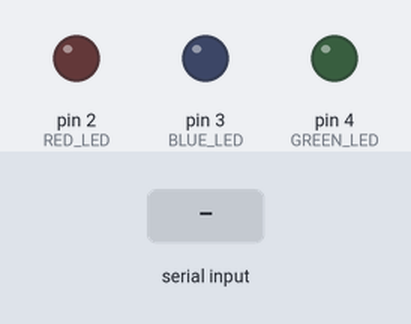
Bench run of a program on a simulated Arduino Uno, built with avr-gcc and run on an emulated ATmega328P. On the bench: output pins drawn as LEDs (lit = HIGH). The inputs (shaded band) are chosen by the test bench. What the program prints to the serial monitor is not drawn.

Above: at 1.3 s.
1.4 s: "red" received over Serial
At 3.0 s:
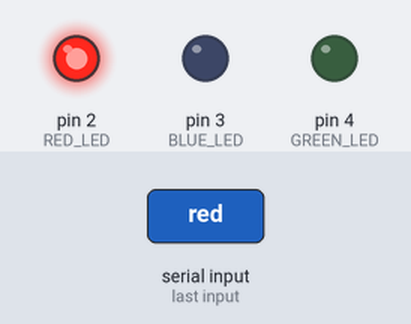
3.9 s: "blue" received over Serial
At 6.1 s:
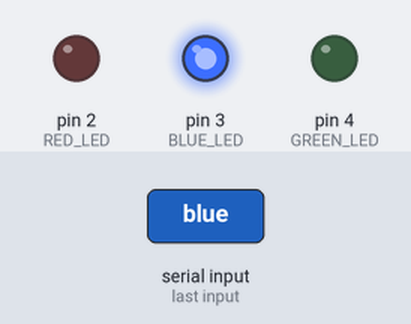
6.4 s: "green" received over Serial
At 8.1 s:
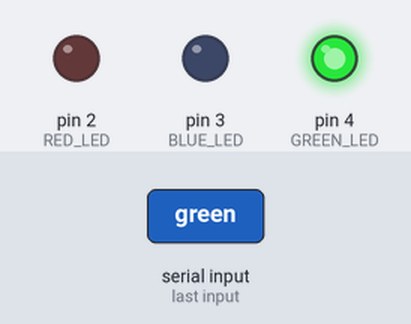
8.9 s: "1" received over Serial
At 11.0 s:
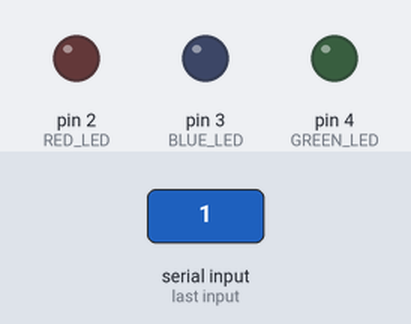
Timing chart, 0 to 12.4 s (numbered marks = the images above; inputs shaded):
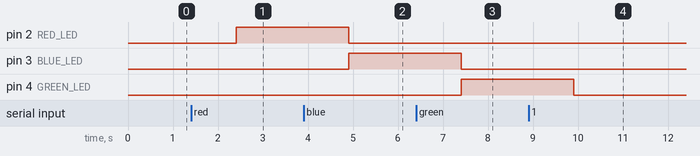

Measured:
- after the input at 1.4 s, pin 2 (RED_LED): LOW → HIGH after 1.0 s
- after the input at 3.9 s, pin 2 (RED_LED): HIGH → LOW after 1.0 s; pin 3 (BLUE_LED): LOW → HIGH after 1.0 s
- after the input at 6.4 s, pin 3 (BLUE_LED): HIGH → LOW after 1.0 s; pin 4 (GREEN_LED): LOW → HIGH after 1.0 s
- after the input at 8.9 s, pin 4 (GREEN_LED): HIGH → LOW after 1.0 s

The program:

main.cpp
```cpp
#include <Arduino.h>

#define RED_LED 2
#define BLUE_LED 3
#define GREEN_LED 4
char buffer[70];

void setup() {
  // put your setup code here, to run once:
  Serial.begin(9600);
  pinMode(RED_LED, OUTPUT);
  pinMode(BLUE_LED, OUTPUT);
  pinMode(GREEN_LED, OUTPUT);
  sprintf(buffer, "1. RED LED\n2. BLUE LED\n3.GREEN LED\n4. Turn off all LEDs(Turn off)\n");
  Serial.print(buffer);
  Serial.println("Enter the colour which you want to light(name): ");
  Serial.flush();
}

void loop() {
  // put your main code here, to run repeatedly:
  if(Serial.available() > 0){
    String user_input = Serial.readString();
    user_input.trim();
    user_input.toLowerCase();
    if(user_input == "red"){
      digitalWrite(RED_LED, HIGH);
      digitalWrite(BLUE_LED, LOW);
      digitalWrite(GREEN_LED, LOW);
    }
    else if(user_input == "blue"){
      digitalWrite(RED_LED, LOW);
      digitalWrite(BLUE_LED, HIGH);
      digitalWrite(GREEN_LED, LOW);
    }
    else if(user_input == "green"){
      digitalWrite(RED_LED, LOW);
      digitalWrite(BLUE_LED, LOW);
      digitalWrite(GREEN_LED, HIGH);
    }
    else{
      digitalWrite(RED_LED, LOW);
      digitalWrite(BLUE_LED, LOW);
      digitalWrite(GREEN_LED, LOW);
    }
  }
}
```
